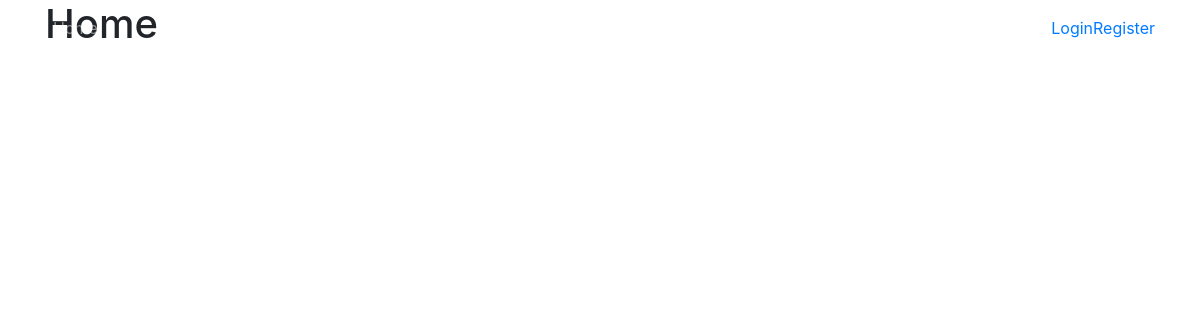
Page /home on the earlier database version.
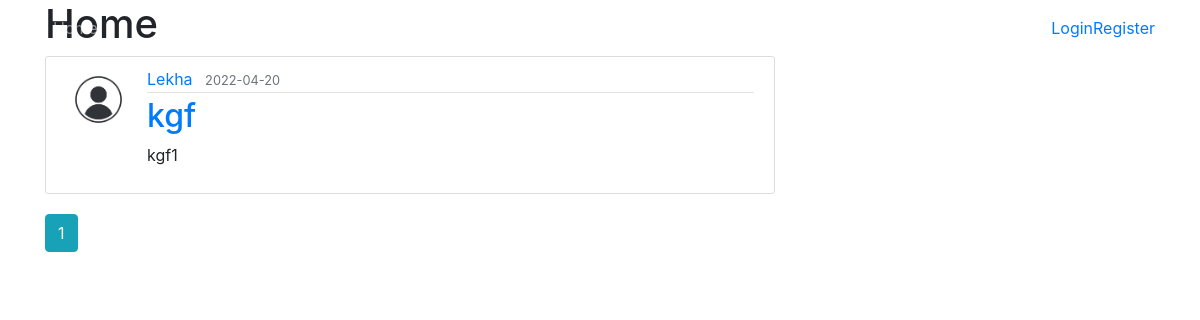
Same page on the later database version.
### flaskauth/model.py (models this page shows, shortened)
class Post(db.Model):
    id = db.Column(db.Integer, primary_key=True, autoincrement=True)
    title = db.Column(db.String(150), nullable=False, unique = True)
    date_posted = db.Column(db.DateTime, nullable=False, default=datetime.utcnow)
    content = db.Column(db.Text, nullable=False)
    user_id = db.Column(db.Integer, db.ForeignKey('users.id'), nullable=False)

class Users(db.Model, UserMixin):
    __tablename__ = 'users'
    id = db.Column(db.Integer, primary_key=True, autoincrement=True)
    username = db.Column(db.String(50), nullable=False, unique=True)
    email = db.Column(db.String(50), nullable=False, unique=True)
    password = db.Column(db.String(50), nullable=False)
    image_file = db.Column(db.String(100), nullable=False, default="default.jpg")
    otp_val = db.relationship('Otp', backref='user', lazy=True)
    posts = db.relationship('Post', backref='author', lazy=True)

### flaskauth/main/routes.py (the view)
@main.route("/")
@main.route("/home")
def home():
    page = request.args.get('page', 1, type=int)
    posts = Post.query.order_by(Post.date_posted.desc()).paginate(page=page, per_page=5)
    return render_template('home.html', posts = posts)

### flaskauth/main/routes.py (called while the page is built)
@main.before_request
def before_request():
    session.permanent = True
    app.permanent_session_lifetime = timedelta(minutes=1)

### flaskauth/templates/home.html
{% extends "layout.html" %}
{% block content %}
   <h1>Home</h1>
   {% for post in posts.items %}
      <article class="media content-section">
         <img class="rounded-circle article-img" src="{{ url_for('static', filename='profile_pics/' + post.author.image_file) }}">
         <div class="media-body">
         <div class="article-metadata">
            <a class="mr-2" href="{{ url_for('users.user_posts', username=post.author.username) }}">{{ post.author.username }}</a>
            <small class="text-muted">{{ post.date_posted.strftime('%Y-%m-%d') }}</small>
         </div>
         <h2><a class="article-title" href="{{ url_for('posts.post', post_id=post.id) }}">{{ post.title }}</a></h2>
         <p class="article-content">{{ post.content }}</p>
         </div>
      </article>
   {% endfor %}
   {% for page_num in posts.iter_pages(left_edge=1, right_edge=1, left_current=1, right_current=2) %}
      {% if page_num %}
        {% if posts.page == page_num %}
          <a class="btn btn-info mb-4" href="{{ url_for('main.home', page=page_num) }}">{{ page_num }}</a>
        {% else %}
          <a class="btn btn-outline-info mb-4" href="{{ url_for('main.home', page=page_num) }}">{{ page_num }}</a>
        {% endif %}
      {% else %}
        ...
      {% endif %}
    {% endfor %}
{% endblock content %}

### flaskauth/templates/layout.html (shortened to what this page needs)
<!DOCTYPE html>
<html>
<head>
    <link rel="stylesheet" href="https://maxcdn.bootstrapcdn.com/bootstrap/4.0.0/css/bootstrap.min.css">
    <link rel="stylesheet" type="text/css" href="{{ url_for('static', filename='main.css') }}">
</head>
<body>
  <header class="site-header">
    <nav class="navbar navbar-expand-md navbar-dark bg-steel fixed-top">
      <div class="container">
        <div class="collapse navbar-collapse" id="navbarToggle">
          <div class="navbar-nav mr-auto">
            <a class="nav-item nav-link" href="{{ url_for('main.home') }}">Home</a>
          </div>
          <div class="navbar-nav">
            {% if current_user.is_authenticated %}
              <a href="{{ url_for('posts.new_post')}}">New Post</a>
              <a href="{{ url_for('users.account')}}">Account</a>
              <a href="{{ url_for('users.logout') }}">Logout </a>
            {% else %}
              <a href="{{ url_for('users.login') }}">Login </a>
              <a href="{{ url_for('users.register') }}">Register</a>
            {% endif %}
          </div>
        </div>
      </div>
    </nav>
  </header>
    <main role="main" class="container">
      <div class="row">
        <div class="col-md-8">
          {% block content %}{% endblock %}
        </div>
      </div>
    </main>
</body>
</html>

### flaskauth/static/main.css (style rules this page uses)
.content-section { background: #ffffff; padding: 10px 20px; border: 1px solid #dddddd; border-radius: 3px; margin-bottom: 20px; }
.article-content { white-space: pre-line; }
.article-img { height: 65px; width: 65px; margin-right: 16px; }
.article-metadata { padding-bottom: 1px; margin-bottom: 4px; border-bottom: 1px solid #e3e3e3 }

Differences in the rows shown:
added Post: image_file (placeholder picture), author.username "Lekha", date_posted "2022-04-20", title "kgf", content "kgf1"
Other differences:
new list line: "1"
